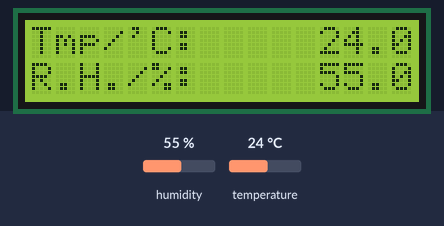
Bench run of a program on a simulated BBC micro:bit running MicroPython. On the bench: 16×2 character LCD. The inputs (shaded band) are chosen by the test bench; at power-on: humidity 55 %, temperature 24 °C. Library files of the repository ran but are not shown: I2C_LCD.py.

Above: at 1.3 s.
1.4 s: humidity set to 22 %
At 2.4 s:
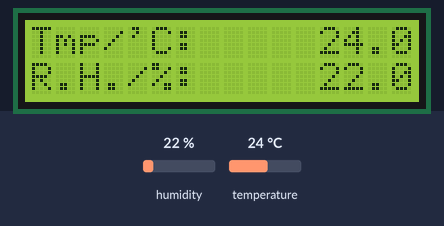
3.1 s: temperature set to 12 °C
At 3.9 s:
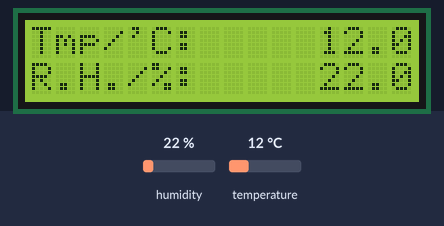
4.7 s: humidity set to 40 %
At 6.0 s:
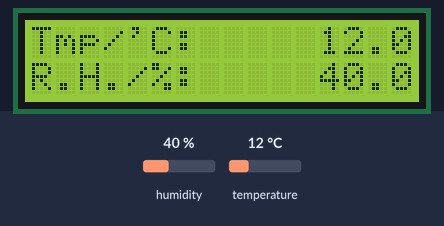
6.4 s: temperature set to 19 °C
At 7.5 s:
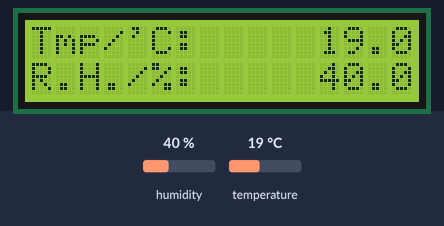
Timing chart, 0 to 9.0 s (numbered marks = the images above; inputs shaded):
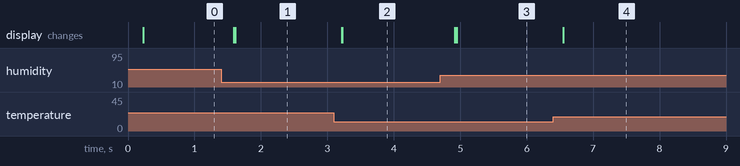

The program:

main.py
```python
from microbit import *
from utime import sleep_ms
from I2C_LCD import *
from SHT3x import *


i2c.init(freq = 20000, sda = pin20, scl = pin19)

lcd = I2C_LCD(i2c, 0x27)
sht3x = SHT3x(i2c, 0x44)
sht3x.reset()


lcd.goto_xy(0, 0)
lcd.put_str("Tmp/'C:")
lcd.goto_xy(0, 1)
lcd.put_str("R.H./%:")


while(True):
    sht3x.measure()
    t, rh = sht3x.read()
    lcd.goto_xy(12, 0)
    lcd.put_str(str("%2.1f " %t))
    lcd.goto_xy(12, 1)
    lcd.put_str(str("%2.1f " %rh))
    sleep_ms(200)
```

SHT3x.py
```python
from micropython import const


polynomial = const(0x31)


class SHT3x:
    def __init__(self, _i2c, _addr):
        self.i2c  = _i2c
        self.addr = _addr


    def reset(self):
        self.i2c.write(self.addr, bytearray([0x30, 0xA2]))


    def measure(self):
        self.i2c.write(self.addr, bytearray([0x2C, 0x06]))


    def read(self):
        raw_data = self.i2c.read(self.addr,  6)

        if (self.crc8(raw_data[0:2]) != raw_data[2]) or (self.crc8(raw_data[3:5]) != raw_data[5]):
            raise RuntimeError('SHT3x: CRC mismatch!')

        t = (-45 + (175 * ((raw_data[0] << 8) + raw_data[1])  / 65535.0))
        rh = (100 * ((raw_data[3] << 8) + raw_data[4]) / 65535.0)
        return (t, rh)


    def crc8(self, buf):
        crc = 0xff;
        for i in range(0, len(buf)):
            crc ^= buf[i]
            for j in range(8):
                if crc & 0x80:
                    crc = ((crc << 1) ^ polynomial)
                else:
                    crc = (crc << 1)
        return (crc & 0xff)
```

Measured:
- after the input at 1.4 s, the display: first changes after 0.19 s (image 1 shows a later state)
- after the input at 3.1 s, the display: first changes after 0.12 s (image 2 shows a later state)
- after the input at 4.7 s, the display: first changes after 0.22 s (image 3 shows a later state)
- after the input at 6.4 s, the display: changes after 0.15 s (image 4)
